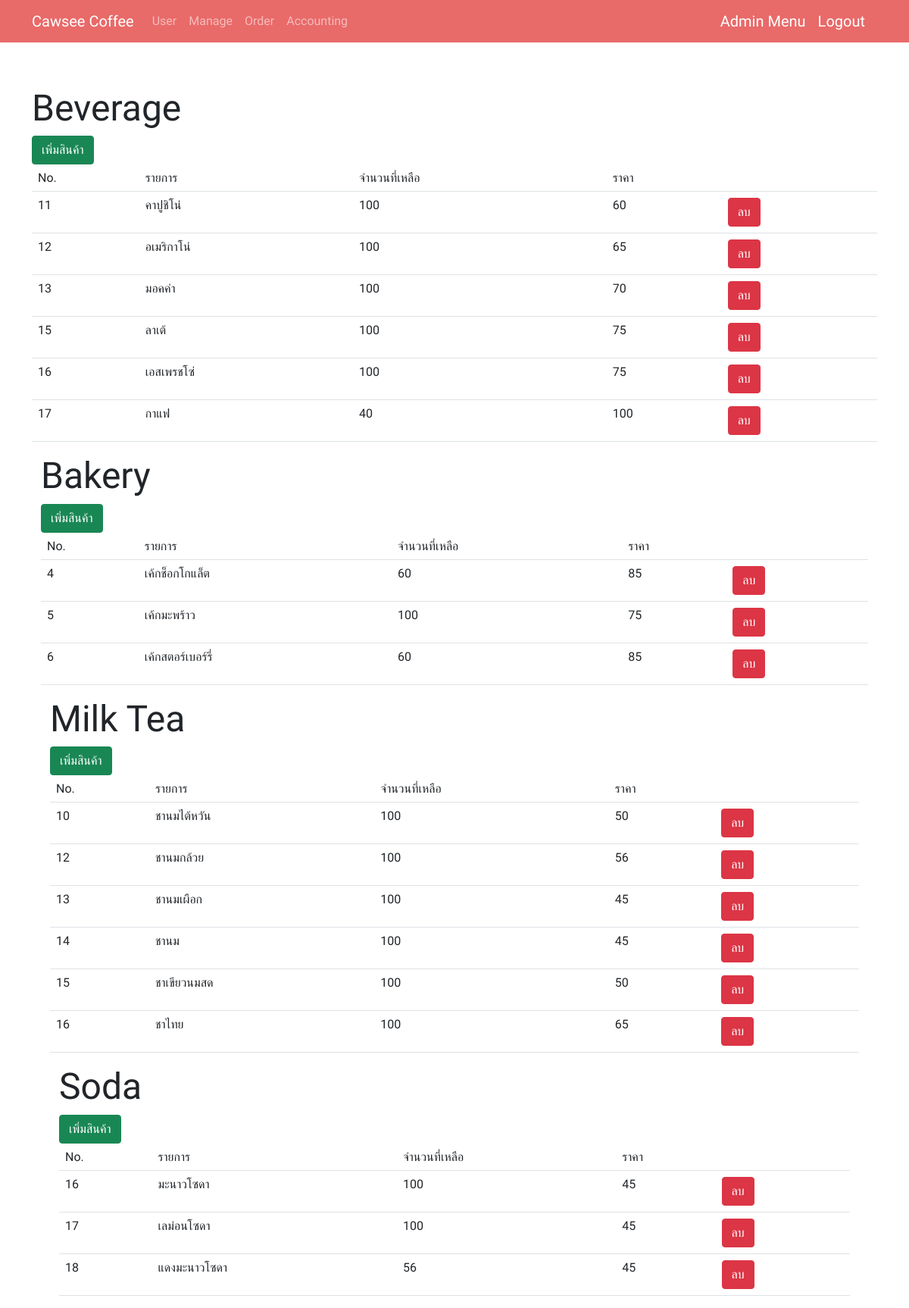
Screenshot of /adminmenu.php with the database file from the repository.
### tables this page shows
CREATE TABLE `beverage` (
  `id` int(50) NOT NULL,
  `iname` varchar(100) NOT NULL,
  `amount` int(255) NOT NULL,
  `price` int(255) NOT NULL,
  `detail` text NOT NULL,
  `img` varchar(200) NOT NULL,
  `date_save` timestamp NOT NULL DEFAULT current_timestamp() ON UPDATE current_timestamp()
);

CREATE TABLE `cake` (
  `id` int(255) NOT NULL,
  `iname` varchar(100) NOT NULL,
  `amount` int(255) NOT NULL,
  `price` int(255) NOT NULL,
  `detail` text NOT NULL,
  `img` varchar(200) NOT NULL,
  `date_save` timestamp NOT NULL DEFAULT current_timestamp() ON UPDATE current_timestamp()
);

CREATE TABLE `tea` (
  `id` int(255) NOT NULL,
  `iname` varchar(100) NOT NULL,
  `amount` int(255) NOT NULL,
  `price` int(255) NOT NULL,
  `detail` text NOT NULL,
  `img` varchar(200) NOT NULL,
  `date_save` timestamp NOT NULL DEFAULT current_timestamp() ON UPDATE current_timestamp()
);

CREATE TABLE `soda` (
  `id` int(255) NOT NULL,
  `iname` varchar(100) NOT NULL,
  `amount` int(255) NOT NULL,
  `price` int(255) NOT NULL,
  `detail` text NOT NULL,
  `img` varchar(200) NOT NULL,
  `date_save` timestamp NOT NULL DEFAULT current_timestamp() ON UPDATE current_timestamp()
);

### adminmenu.php (the view, shortened to what this page needs)
<?php
  include('server.php');
  include('admintool.php');
  echo '<div class="container">';
  $query = "SELECT * FROM beverage ORDER BY id ASC" ;
  $result = mysqli_query($conn, $query);
  echo '<div class="col col-mb">';
  echo '<h2 class="display-5 fw-normal "><br>Beverage</h2>';
  echo "<td><a href='addbev.php?ID=$row[0]' onclick=\"return confirm('ต้องการเพิ่มรายการสินค้า!!!')\" class='btn btn-success  btn-xs'>เพิ่มสินค้า</a></td> ";
  echo ' <table class="table table-hover">';
      echo "
        <tr>
        <td>No.</td>
        <td>รายการ</td>
        <td>จำนวนที่เหลือ</td>
        <td>ราคา</td>
        <td></td>
      </tr>";
    while($row = mysqli_fetch_array($result)) {
    echo "<tr>";
      echo "<td>" .$row["id"] .  "</td> ";
      echo "<td>" .$row["iname"] .  "</td> ";
      echo "<td>" .$row["amount"].  "</td> ";
      echo "<td>" .$row["price"] .  "</td> ";
      echo "<td><a href='del_databev.php?ID=$row[0]' onclick=\"return confirm('คุณแน่ใจแล้วหรอที่จะลบ !!!')\" class='btn btn-danger btn-xs'>ลบ</a></td> ";
    echo "</tr>";
    }
  echo "</table>";
  $query1 = "SELECT * FROM cake ORDER BY id ASC" ;
  $result1 = mysqli_query($conn, $query1);
  echo '<div class="container">';
  echo '<h2 class="display-5 fw-normal ">Bakery</h2>';
  echo "<td><a href='addber.php?ID=$row[0]' onclick=\"return confirm('ต้องการเพิ่มรายการสินค้า!!!')\" class='btn btn-success  btn-xs'>เพิ่มสินค้า</a></td> ";
  echo ' <table class="table table-hover">';
      echo "
        <tr>
        <td>No.</td>
        <td>รายการ</td>
        <td>จำนวนที่เหลือ</td>
        <td>ราคา</td>
        <td></td>
      </tr>";
    while($row1 = mysqli_fetch_array($result1)) {
    echo "<tr>";
      echo "<td>" .$row1["id"] .  "</td> ";
      echo "<td>" .$row1["iname"] .  "</td> ";
      echo "<td>" .$row1["amount"] .  "</td> ";
      echo "<td>" .$row1["price"] .  "</td> ";
      echo "<td><a href='del_datacake.php?ID=$row1[0]' onclick=\"return confirm('คุณแน่ใจแล้วหรอที่จะลบ !!!')\" class='btn btn-danger btn-xs'>ลบ</a></td> ";
    echo "</tr>";
    }
  echo "</table>";
  $query2 = "SELECT * FROM tea ORDER BY id ASC" ;
  $result2 = mysqli_query($conn, $query2);
  echo '<div class="container">';
  echo '<h2 class="display-5 fw-normal ">Milk Tea</h2>';
  echo "<td><a href='addtea.php?ID=$row[0]' onclick=\"return confirm('ต้องการเพิ่มรายการสินค้า!!!')\" class='btn btn-success  btn-xs'>เพิ่มสินค้า</a></td> ";
  echo ' <table class="table table-hover">';
      echo "
        <tr>
        <td>No.</td>
        <td>รายการ</td>
        <td>จำนวนที่เหลือ</td>
        <td>ราคา</td>
        <td></td>
      </tr>";
    while($row2 = mysqli_fetch_array($result2)) {
    echo "<tr>";
      echo "<td>" .$row2["id"] .  "</td> ";
      echo "<td>" .$row2["iname"] .  "</td> ";
      echo "<td>" .$row2["amount"] .  "</td> ";
      echo "<td>" .$row2["price"] .  "</td> ";
      echo "<td><a href='del_datatea.php?ID=$row2[0]' onclick=\"return confirm('คุณแน่ใจแล้วหรอที่จะลบ !!!')\" class='btn btn-danger btn-xs'>ลบ</a></td> ";
    echo "</tr>";
    }
  echo "</table>";
  $query3 = "SELECT * FROM soda ORDER BY id ASC" ;
  $result3 = mysqli_query($conn, $query3);
  echo '<div class="container">';
  echo '<h2 class="display-5 fw-normal ">Soda</h2>';
  echo "<td><a href='addsoda.php?ID=$row[0]' onclick=\"return confirm('ต้องการเพิ่มรายการสินค้า!!!')\" class='btn btn-success  btn-xs'>เพิ่มสินค้า</a></td> ";
  echo ' <table class="table table-hover">';
      echo "
        <tr>
        <td>No.</td>
        <td>รายการ</td>
        <td>จำนวนที่เหลือ</td>
        <td>ราคา</td>
        <td></td>
      </tr>";
    while($row3 = mysqli_fetch_array($result3)) {
    echo "<tr>";
      echo "<td>" .$row3["id"] .  "</td> ";
      echo "<td>" .$row3["iname"] .  "</td> ";
      echo "<td>" .$row3["amount"] .  "</td> ";
      echo "<td>" .$row3["price"] .  "</td> ";
      echo "<td><a href='del_datasoda.php?ID=$row3[0]' onclick=\"return confirm('คุณแน่ใจแล้วหรอที่จะลบ !!!')\" class='btn btn-danger btn-xs'>ลบ</a></td> ";
    echo "</tr>";
    }
  echo "</table>";
?>

### admintool.php (shortened to what this page needs)
<nav class="navbar navbar-expand-lg navbar-dark "style="background-color: E86A69" aria-label="Ninth navbar example">
    <div class="container-xl">
      <a class="navbar-brand" href="index.php">Cawsee Coffee</a>
      <div class="collapse navbar-collapse" id="navbarsExample06">
        <ul class="navbar-nav me-auto mb-2 mb-lg-0">
          <li class="nav-item">
            <a class="nav-link" href="admin_l.php">User</a>
          </li>
          <li class="nav-item">
            <a class="nav-link" href="adminmenu.php"  aria-current="page">Manage</a>
          </li>
          <li class="nav-item">
            <a class="nav-link" href="adminorder.php"  aria-current="page">Order</a>
          </li>
          <li class="nav-item">
            <a class="nav-link" href="adminac.php"  aria-current="page">Accounting</a>
          </li>
        </ul>
            <a class="navbar-brand" href="#">Admin Menu</a>
            <a class="navbar-brand"href="index.php?logout='1'" style="color: white;">Logout</a>
       </div>
    </div>
</nav>
<link rel="stylesheet" href="style1.css">
<link href="https://cdn.jsdelivr.net/npm/bootstrap@5.0.0-beta1/dist/css/bootstrap.min.css" rel="stylesheet">

### style1.css (style rules this page uses)
* { margin: 0; padding: 0; font-family: 'Mali', cursive; }

### rows the page displays
beverage: id "11", iname "คาปูชิโน่", amount "100", price "60"
beverage: id "12", iname "อเมริกาโน่", amount "100", price "65"
beverage: id "13", iname "มอคค่า", amount "100", price "70"
beverage: id "15", iname "ลาเต้", amount "100", price "75"
beverage: id "16", iname "เอสเพรชโซ่", amount "100", price "75"
beverage: id "17", iname "กาแฟ", amount "40", price "100"
cake: id "4", iname "เค้กช็อกโกแล็ต", amount "60", price "85"
cake: id "5", iname "เค้กมะพร้าว", amount "100", price "75"
cake: id "6", iname "เค้กสตอร์เบอร์รี่", amount "60", price "85"
tea: id "10", iname "ชานมไต้หวัน", amount "100", price "50"
tea: id "12", iname "ชานมกล้วย", amount "100", price "56"
tea: id "13", iname "ชานมเผือก", amount "100", price "45"
tea: id "14", iname "ชานม", amount "100", price "45"
tea: id "15", iname "ชาเขียวนมสด", amount "100", price "50"
tea: id "16", iname "ชาไทย", amount "100", price "65"
soda: id "16", iname "มะนาวโซดา", amount "100", price "45"
soda: id "17", iname "เลม่อนโซดา", amount "100", price "45"
soda: id "18", iname "แดงมะนาวโซดา", amount "56", price "45"
